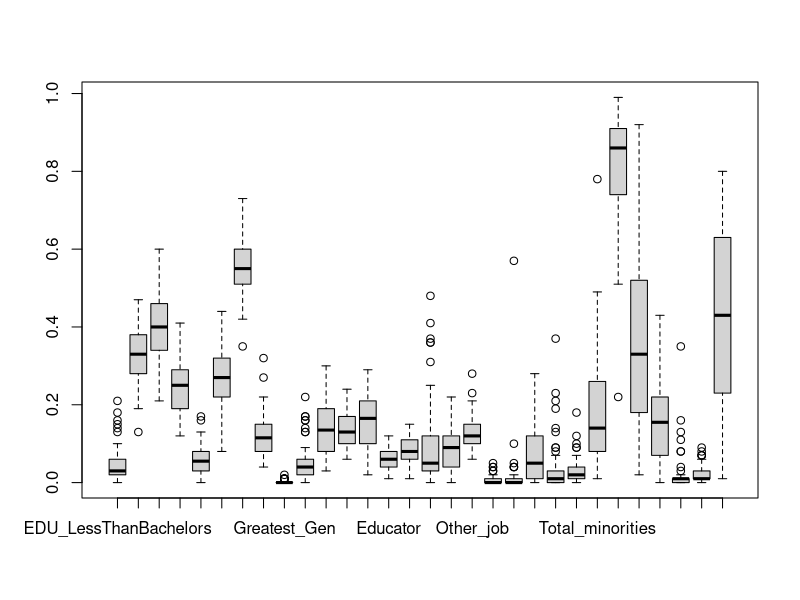

The R script that drew this image: (Note: this script raises an error after producing the figure.)
## ---- chunk 1
knitr::opts_chunk$set(echo = TRUE)
library(tidyverse)
library(vegan)

div <- read.csv("state_legislative_diversity.csv")
abbrev_state <- read.csv("state_abbreviations.csv")
## ---- chunk 2
div2 <- div %>% 
  select(-EDU_NoData, -Pop_female, -NoData_job, -Male) %>% 
  filter(States != "Puerto Rico")

boxplot(div2[ ,-1], use.cols = TRUE)


## ---- chunk 3
dismat <- as.matrix(vegdist(div2[, -1], method = "euclidean"))

library(colorspace)
# palette <- choose_palette()
palette <- diverge_hcl(16, h = c(260, 0), c = 80, l = c(30, 90), p = 1.5)

heatmap(dismat, col  = palette, labCol = abbrev_state$text, labRow = abbrev_state$text, 
        cexRow = 0.9, cexCol = 0.9)


## ---- chunk 4
mds <- metaMDS(dismat, k = 2, try = 20, trymax = 20)
mds.point <- as.data.frame(mds$points)
div.vec <- envfit(mds ~ div2$EDU_LessThanBachelors + div2$EDU_Bachelors + div2$EDU_Advanced +
                    div2$Female + div2$Millenials_Gen + div2$GenX_Gen + div2$Boomers_Gen +
                    div2$Silent_Gen + div2$Greatest_Gen + div2$Agriculture + div2$Attorney +
                    div2$BusinessOwner + div2$BusinessOther + div2$Educator +
                    div2$Consult_Nonprofit_Professional + div2$Legislator + div2$Retired +
                    div2$Other_job + div2$NativeAmerican + div2$Asian_PacIsl +
                    div2$Black_AfAmer + div2$Hisp_Latino + div2$Multiracial_Other +
                    div2$Total_minorities + div2$White_Caucasian + div2$Protestant +
                    div2$Catholic + div2$OtherChristian + div2$NonChristian +
                    div2$Unspecified_Religion,
                  permutations = 999, srata = NULL)
# only include significant terms
div.vec2 <- envfit(mds ~ div2$EDU_Advanced +
                    div2$Female + div2$GenX_Gen + div2$Boomers_Gen +
                    div2$Agriculture + div2$Attorney +
                    div2$BusinessOwner +
                    div2$Total_minorities + div2$White_Caucasian + div2$Protestant +
                    div2$NonChristian +
                    div2$Unspecified_Religion,
                  permutations = 999, srata = NULL)

str(div.vec2$vectors$arrows)
dimnames(div.vec2$vectors$arrows)[[1]] <- c("Advanced degree", "Female", "GenX", "Boomers",
                                            "Agriculture", "Attorney", "Business owner", 
                                            "Minorities", "White", "Protestant", 
                                            "Non Christian", "Unspecified religion")
                                            
#div2["shannon_index"] <- diversity(div2[ ,-1], index = "shannon", MARGIN = 1)
shan_div <- diversity(div2[ ,-1], index = "shannon", MARGIN = 1)
data.frame((shan_div))
#shan_div$State <- div2$States
#shan_div$Abbrev <- abbrev_state$text



rbPal <- colorRampPalette(c("red", "blue"))
div_col <- rbPal(10)[as.numeric(cut(shan_div, breaks = 10))]

#shan_div2 <- div2 %>% 
#  select(States, shannon_index)
#shan_div2$Abbrev <- abbrev_state$text
#write.csv(shan_div2, "shannon_div_state.csv")

#shan_div2 <- arrange(shan_div2, shan_div2$shannon_index)
## ---- chunk 5

{plot(mds, type = "n") # make an empty NMDS plot
text(mds.point, label = abbrev_state$text, cex = 1.3, col = div_col) # Add the NMDS points for each site
  # and label them as the site number (1-30)
plot(div.vec2, cex = 1, col = rgb(0,0,0, alpha = 0.5))}




